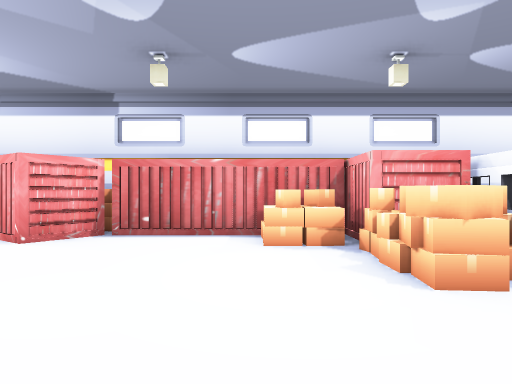
View 1 (above)

16 first-person views from a walk through a level from a Godot 3-D game. The camera is 1.4 m above the floor, looks level and sees 70° across. The floor is counted in squares, 2 m on a side. Each view is taken from the middle of a square. On the plan, view 1 faces up. The plan holds only what a view shows up to about 11 squares ahead; the rest is blank. The place goes on beyond the plan. Characters and animated objects are left out. Door leaves are left out where a doorway can be walked through.

View 2
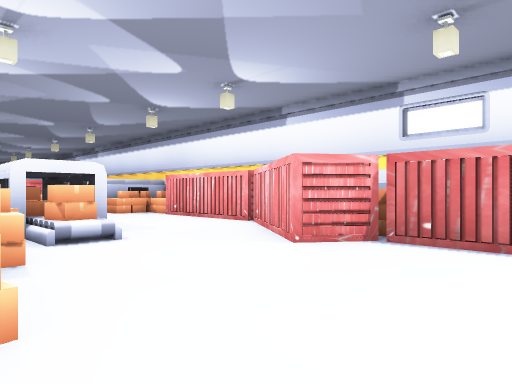

View 3
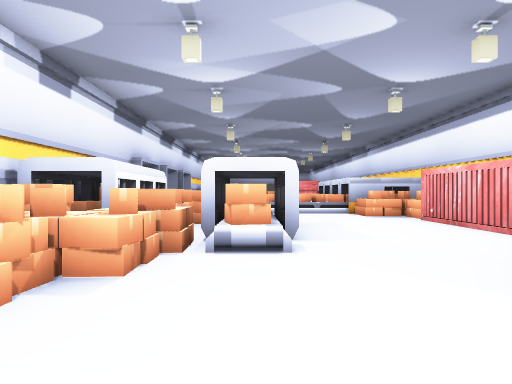

View 4
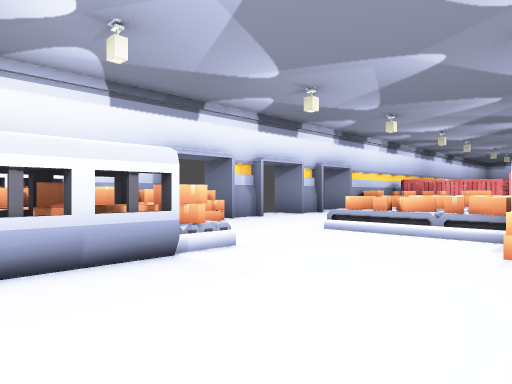

View 5
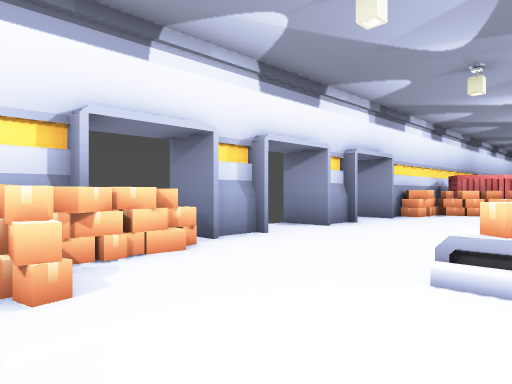

View 6
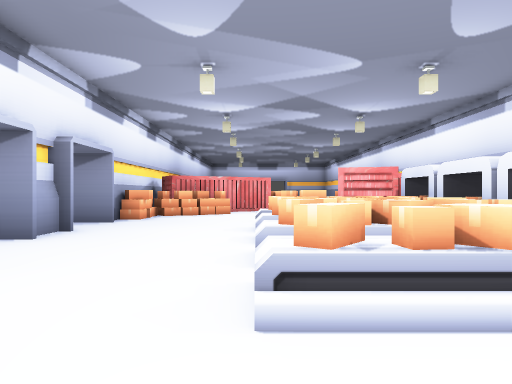

View 7
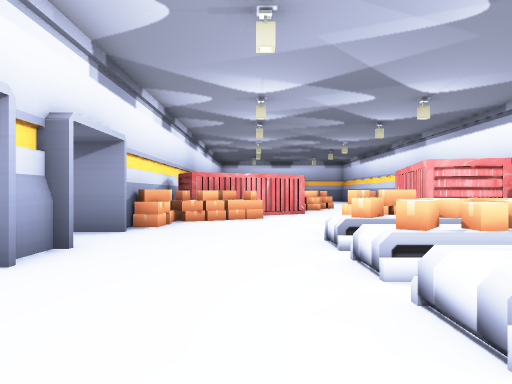

View 8
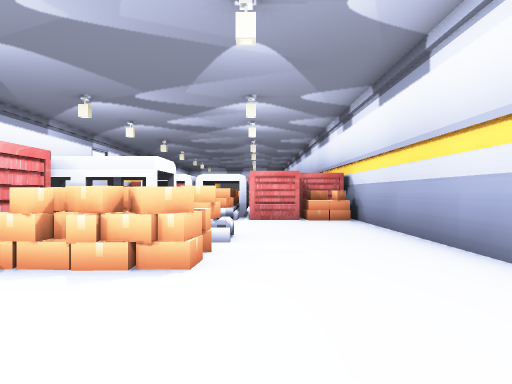

View 9
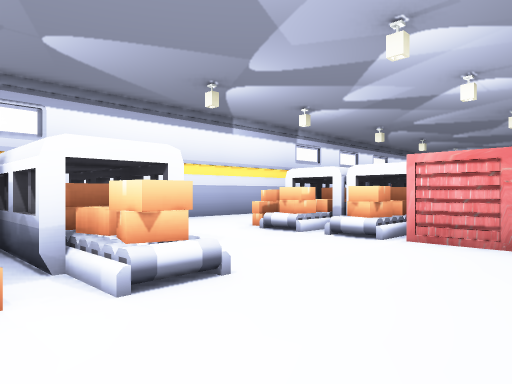

View 10
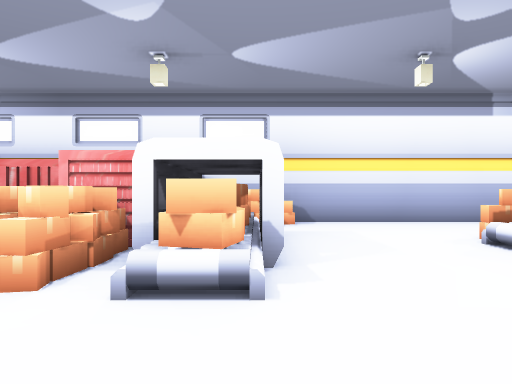

View 11
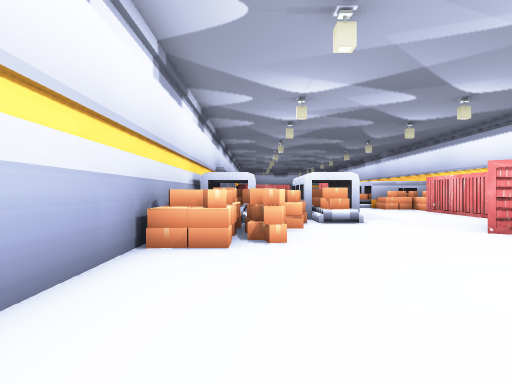

View 12
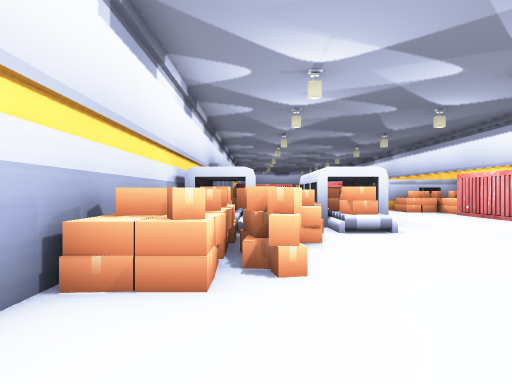

View 13
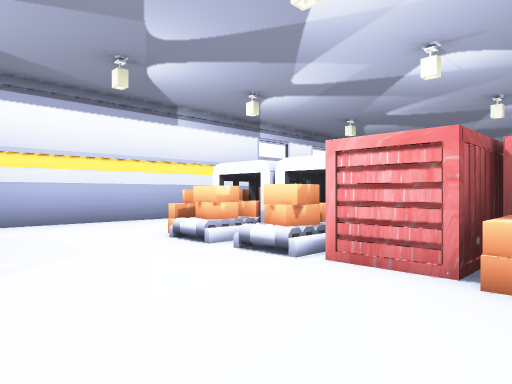

View 14
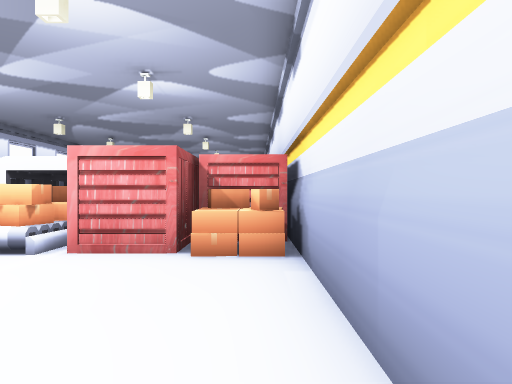

View 15
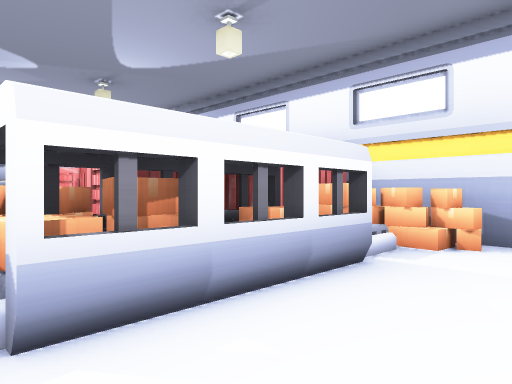

View 16
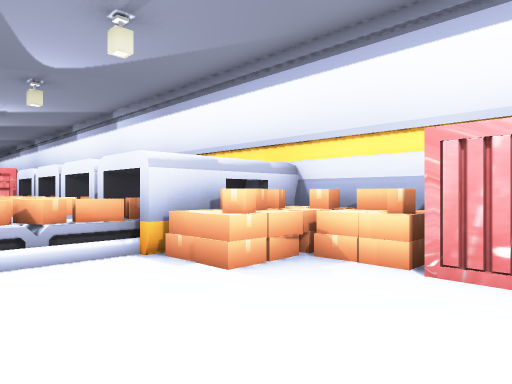

### Floor plan
Key: @ floor where view 1 was taken; # wall or solid block; . main floor; : floor 1 m higher than the main floor; / step, stairs or slope; D open door; = window, fence, low wall or low ledge; ^ raised ledge; B box; O other object.
Columns run from 22 left of view 1 to 9 right of it. Each row starts with its distance up from view 1.
  9          ####            #######
  8          #BB#####        BB.....
  7         ##B.....####     BB.....
  6 ##########........########=....
  5   ##OO BB/.........#..BB##=...B^
  4    B//////..............B##...##
  3 ....//////..B###B/......B.B...##
  2 ............B###B/B...........##
  1 B..........BB# ##/:BB.........##
  0 BB.DD.DD.DB### ##:BBB.@......BB#
 -1 ###DD#..#  ### #################
 -2      #  #

Where each view was taken, in squares from view 1:
view 1: 0 up, 0 right, facing up
view 2: 1 up, 0 right, facing up-left
view 3: 3 up, 1 left, facing left
view 4: 7 up, 7 left, facing down-left
view 5: 4 up, 10 left, facing down-left
view 6: 3 up, 11 left, facing left
view 7: 2 up, 13 left, facing left
view 8: 2 up, 2 left, facing right
view 9: 0 up, 2 right, facing up-right
view 10: 0 up, 4 right, facing up
view 11: 1 up, 3 right, facing left
view 12: 1 up, 1 right, facing left
view 13: 0 up, 4 right, facing up-right
view 14: 0 up, 3 right, facing right
view 15: 3 up, 6 right, facing up-left
view 16: 4 up, 9 left, facing up-left
